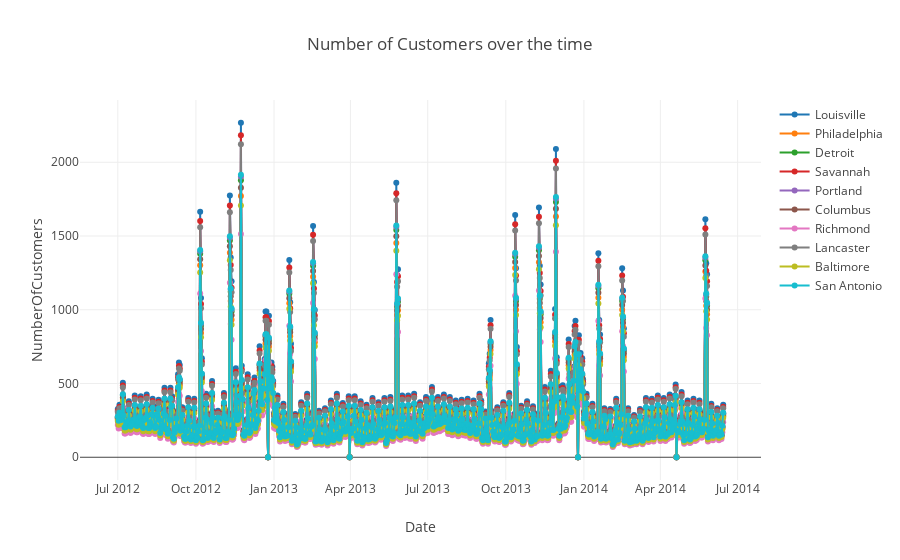

Source (notebook cell):
### Code cell
# Plotting the Number of Customer at the stores over the time.

data = [dict(
  type = 'scatter',
  name = 'NumberOfCustomers',
  x = df_sales.Date,
  y = df_sales.Num_Customers,
  mode = 'markers+lines',
  transforms = [dict(
    type = 'groupby',
    groups = df_sales.Store
  )]
)]


layout = {
    'title': 'Number of Customers over the time',
    'yaxis': {'title': 'NumberOfCustomers'},
    'xaxis': {'title': 'Date'}
}


py.iplot({'data': data, 'layout': layout}, validate=False)

### Figure 1 — Plotly figure (JSON) as saved in the notebook; plotly's stock layout.template omitted (floating-point values rounded to 4 significant figures; data arrays with more than 128 entries replaced by an {"elided": "..."} marker saying what was removed)
{"data": [{"mode": "markers+lines", "name": "NumberOfCustomers", "transforms": [{"groups": {"elided": "7140 str values"}, "type": "groupby"}], "type": "scatter", "x": {"elided": "7140 str values"}, "y": {"elided": "7140 int values"}}], "layout": {"title": "Number of Customers over the time", "xaxis": {"title": "Date"}, "yaxis": {"title": "NumberOfCustomers"}}}
